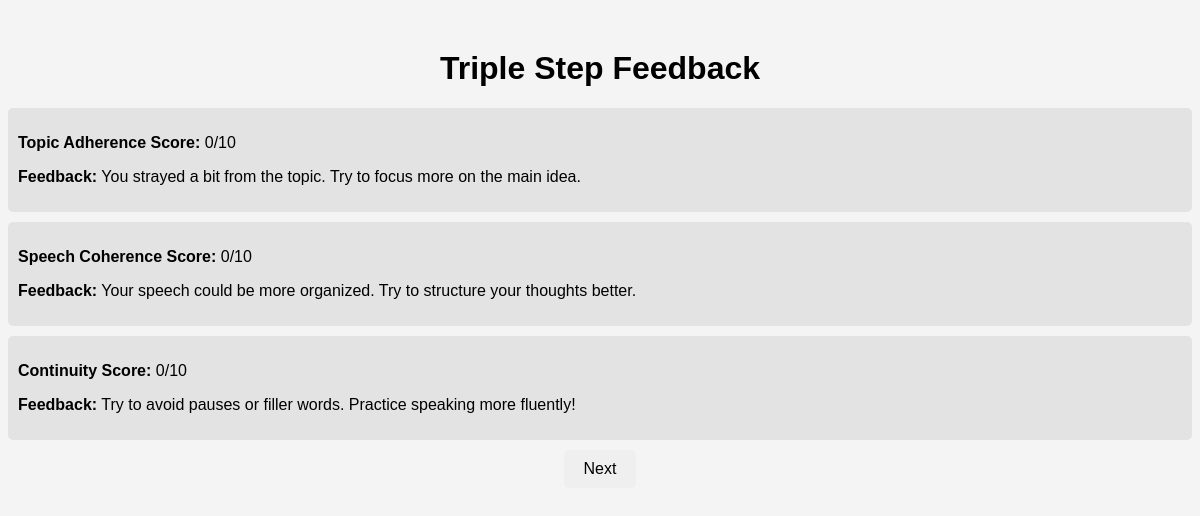
Screenshot of /triple_step_feedback (signed in) with the database file from the repository.
### __init__.py (models this page shows)
class exercise2_feedback(db.Model):
    id = db.Column(db.Integer, primary_key=True)
    category = db.Column(db.String(50), nullable=False)  # Topic Adherence, Speech Coherence,continuity
    score_range = db.Column(db.String(20), nullable=False)  # "high" or "low"
    message = db.Column(db.Text, nullable=False)  # Feedback message

### __init__.py (the view)
@app.route("/triple_step_feedback", methods=["GET", "POST"])
@login_required
def triple_step_feedback():
    scores = session.get("triple_step_scores", {})
    adherence_score = scores.get("adherence_score", 0)
    coherence_score = scores.get("coherence_score", 0)
    continuity_score = scores.get("continuity_score", 0)
    adherence_feedback = get_feedback_ts("Topic Adherence", adherence_score, adherence_score, exercise2_feedback)
    coherence_feedback = get_feedback_ts("Speech Coherence", coherence_score, adherence_score, exercise2_feedback)
    continuity_feedback = get_feedback_ts("Continuity", continuity_score, adherence_score, exercise2_feedback)
    if request.method == "POST":
        return redirect(url_for("conductor_instructions"))
    return render_template("triple_step_feedback.html",
                           adherence_score=adherence_score,
                           coherence_score=coherence_score,
                           continuity_score=continuity_score,
                           adherence_feedback=adherence_feedback,
                           coherence_feedback=coherence_feedback,
                           continuity_feedback=continuity_feedback)

### __init__.py (called while the page is built)
@login_manager.user_loader
def loader_user(user_id):
    return db.session.get(Users, int(user_id))

def get_feedback_ts(category, score, topic_adherence_score, feedback_model):
    HIGH_THRESHOLD = 7
    MEDIUM_THRESHOLD = 4
    if topic_adherence_score < MEDIUM_THRESHOLD and category != "Topic Adherence":
        score_range = "low"  # Override for Speech Coherence & Continuity
    else:
        if score > HIGH_THRESHOLD:
            score_range = "high"
        elif score > MEDIUM_THRESHOLD:
            score_range = "medium"
        else:
            score_range = "low"
    feedback = feedback_model.query.filter_by(category=category, score_range=score_range).first()
    return feedback.message if feedback else "No feedback available."

### templates/triple_step_feedback.html (shortened to what this page needs)
<!DOCTYPE html>
<html lang="en">
<head>
</head>
<body>
    <h1>Triple Step Feedback</h1>
    <div class="feedback-item">
        <p><strong>Topic Adherence Score:</strong> {{ adherence_score }}/10</p>
        <p><strong>Feedback:</strong> {{ adherence_feedback }}</p>
    </div>
    <div class="feedback-item">
        <p><strong>Speech Coherence Score:</strong> {{ coherence_score }}/10</p>
        <p><strong>Feedback:</strong> {{ coherence_feedback }}</p>
    </div>
    <div class="feedback-item">
        <p><strong>Continuity Score:</strong> {{continuity_score }}/10</p>
        <p><strong>Feedback:</strong> {{ continuity_feedback }}</p>
    </div>
    <form method="POST">
        <button type="submit">Next</button>
    </form>
</body>
</html>

### templates/triple_step_feedback.html (style rules this page uses)
body { font-family: Arial, sans-serif; text-align: center; background-color: #f4f4f4; margin-top: 50px; }
.feedback-item { text-align: left; margin: 10px 0; padding: 10px; background: #e3e3e3; border-radius: 5px; }
button { padding: 10px 20px; border: none; border-radius: 5px; cursor: pointer; font-size: 16px; }

### rows the page displays
exercise2_feedback: message "You strayed a bit from the topic. Try to focus more on the main idea."
exercise2_feedback: message "Your speech could be more organized. Try to structure your thoughts better."
exercise2_feedback: message "Try to avoid pauses or filler words. Practice speaking more fluently!"

### other values shown
{{ adherence_score }} "0"
{{ coherence_score }} "0"
{{ continuity_score }} "0"
